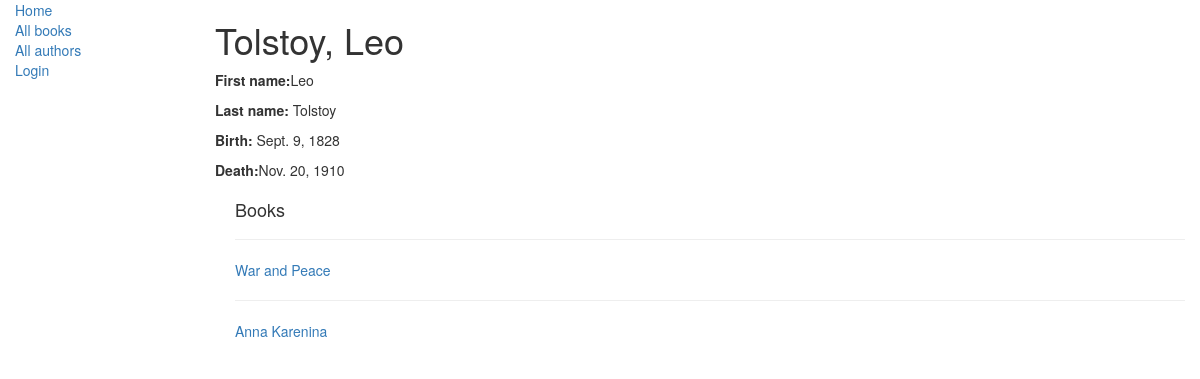
The app's page /catalog/author/1 with its own data.
### catalog/models.py (models this page shows, shortened)
class Author(models.Model):
    first_name = models.CharField(max_length=100)
    last_name = models.CharField(max_length=100)
    date_of_birth = models.DateField(null=True, blank=True)
    date_of_death = models.DateField('died', null=True, blank=True)
    def __str__(self):
        return '{last_name}, {first_name}'.format(last_name=self.last_name, first_name=self.first_name)

class Book(models.Model):
    title = models.CharField(max_length=200)
    author = models.ForeignKey('Author', on_delete=models.SET_NULL, null=True)
    summary = models.TextField(max_length=1000, help_text="Enter a brief description of the book")
    isbn = models.CharField('ISBN', max_length=13, help_text='13 Character <a href="https://www.isbn-international.org/'
                                                             'conten/what-isbn>"ISBN number</a>')
    genre = models.ManyToManyField(Genre, help_text="Select genre for this book")
    def display_genre(self):
        """
        Creates a string for the Genre. This is required to display genre in Admin.
        :return:
        """
        return ', '.join([genre.name for genre in self.genre.all()[:3]])
    display_genre.short_description = 'Genre'

### catalog/views.py (the view)
# urls.py: re_path(r'^author/(?P<pk>\d+)$', views.AuthorDetailView.as_view(), name='author-detail'),
class AuthorDetailView(generic.DetailView):
    model = Author

### catalog/templates/catalog/author_detail.html
{% extends "base_generic.html" %}
{% block content %}
<h1>{{ author }}</h1>
<p><strong>First name:</strong>{{ author.first_name }}</a></p>
<p><strong>Last name:</strong> {{ author.last_name }}</p>
<p><strong>Birth:</strong> {{ author.date_of_birth }}</p>
{% if author.date_of_death %}<p><strong>Death:</strong>{{ author.date_of_death }}</p>{% endif %}
<div style="margin-left:20px;margin-top:20px">
    <h4>Books</h4>
    {% for book in author.book_set.all %}
    <hr>
    <p><a href="{% url 'book-detail' book.pk %}">{{ book.title }}</a></p>
    {% endfor %}
</div>
{% endblock %}

### records on screen
Author: last_name+first_name "Tolstoy, Leo", first_name "Leo", last_name "Tolstoy", date_of_birth "Sept. 9, 1828", date_of_death "Nov. 20, 1910"
Book: title "War and Peace"
Book: title "Anna Karenina"
